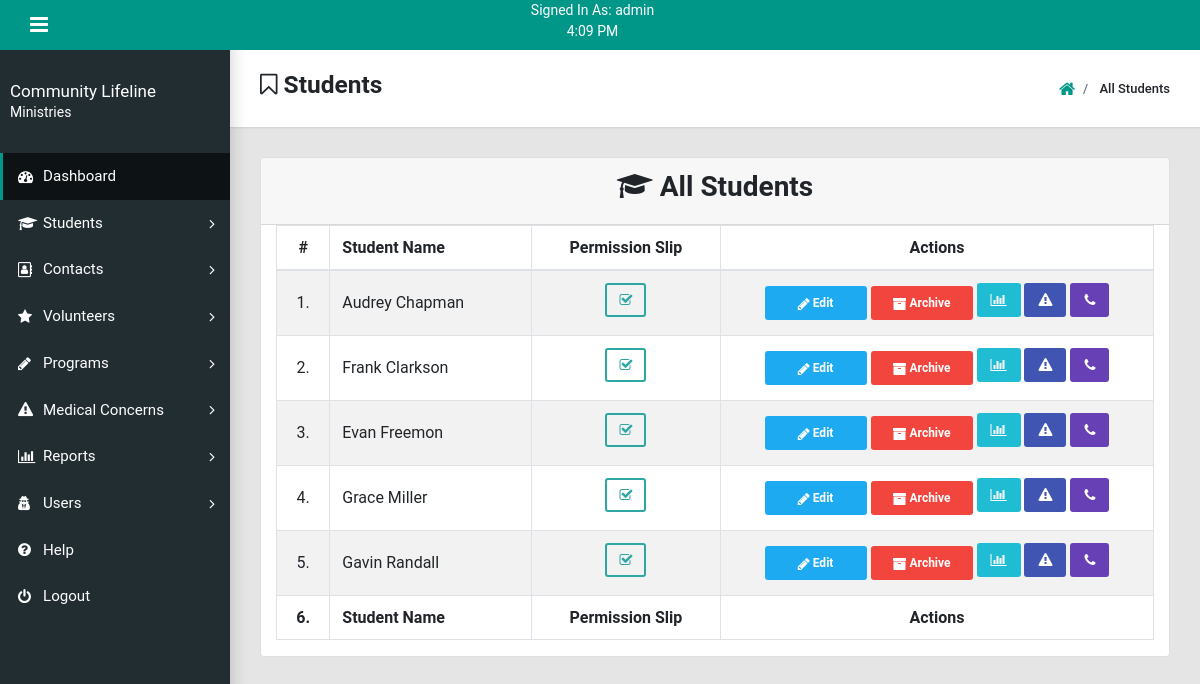
Screenshot of /php-files/show/ShowStudents.php (signed in) with the database file from the repository.
### tables this page shows
CREATE TABLE Students (
  Created_Timestamp      TIMESTAMP DEFAULT now(),
  Last_Updated_Timestamp TIMESTAMP DEFAULT CURRENT_TIMESTAMP,
  Author_Username        VARCHAR(30),
  Id                     INT(10)   AUTO_INCREMENT PRIMARY KEY,
  Active_Student         TINYINT(1),
  First_Name             VARCHAR(30),
  Last_Name              VARCHAR(30),
  Middle_Name            VARCHAR(30),
  Suffix                 VARCHAR(10),
  Gender                 CHAR(1),
  Birth_Date             VARCHAR(30),
  Address_One            VARCHAR(40),
  Address_Two            VARCHAR(40),
  City                   VARCHAR(30),
  State                  CHAR(2),
  Zip                    INT(5),
  Ethnicity              VARCHAR(30),
  School                 VARCHAR(30),
  Permission_Slip        TINYINT(1),
  Birth_Certificate      TINYINT(1),
  Reduced_Lunch_Eligible TINYINT(1),
  IEP                    TINYINT(1)
);

### php-files/show/ShowStudents.php (the view, shortened to what this page needs)
<?php
include("../app-shell/Header.php");
include("../app-shell/Sidebar.php");
include("../../db/config.php");
$queryForAllActiveStudents = "SELECT * FROM Students WHERE Active_Student = 1 ORDER BY Last_Name";
$activeStudentResults = mysqli_query($db, $queryForAllActiveStudents);
?>
<div class="app-title">
    <div>
        <h3><i class="fa fa-bookmark-o"></i> Students</h3>
    </div>
    <ul class="app-breadcrumb breadcrumb">
        <li class="breadcrumb-item"><a href="../index-login/Main-Menu.php"><i class="fa fa-home fa-lg"></i></a></li>
        <li class="breadcrumb-item"> All Students</li>
    </ul>
</div>
<div class="card">
    <div class="card-header">
        <div class="col-12 text-center">
            <h2><i class="fa fa-graduation-cap"></i> All Students</h2>
        </div>
    </div>
    <div class="container">
        <table id="showStudentsTable" class="table table-striped table-bordered table-hover" style="width:100%">
            <thead>
            <tr>
                <th class="text-center align-middle">#</th>
                <th class="align-middle">Student Name</th>
                <th class="text-center align-middle">Permission Slip</th>
                <th class="text-center align-middle">Actions</th>
            </tr>
            </thead>
            <tbody>
            <?php
            while ($activeStudentsRow = mysqli_fetch_array($activeStudentResults, MYSQLI_ASSOC)) {
                $studentIdToSearch = $activeStudentsRow['Id'];
                $studentName = $activeStudentsRow['First_Name'] . " " . $activeStudentsRow['Last_Name'];
                $buttonIcon = "";
                if (($activeStudentsRow['Permission_Slip'] == 1)) {
                    $buttonIcon = "green-check fa fa-check-square-o";
                } else {
                    $buttonIcon = "red-circle fa fa-ban";
                } ?>
                <tr>
                    <td class="text-center align-middle"></td>
                    <td class="align-middle">
                        <?php echo $studentName; ?>
                    </td>
                    <td class="text-center">
                        <button type="button"
                                onclick='launchDocumentsModal(<?php echo $studentIdToSearch; ?>)'
                                class='btn permission-slip-button'>
                            <i class='<?php echo $buttonIcon; ?> mr-0'></i>
                        </button>
                    </td>
                    <td class='text-center '>
                        <div class='left-action-buttons-container d-inline m-auto'>
                            <div class=' d-inline'>
                                <button type='button'
                                        class='btn large-action-buttons edit-button text-sm-center'
                                        onclick='launchEditStudentModal(<?php echo $studentIdToSearch; ?>)'
                                >
                                    <i class='fa fa-pencil mr-0'></i> Edit
                                </button>
                            </div>
                            <div class='d-inline'>
                                <button type='button' class='btn large-action-buttons delete-button text-sm-center'
                                        onclick='launchConfirmArchiveModal(
                                                "<?php echo $studentIdToSearch; ?>",
                                                "ArchiveStudent.php",
                                                "Student",
                                                "<?php echo $studentName; ?>",
                                                "ShowStudents.php"
                                                )'>
                                    <i class='fa fa-archive mr-0'></i> Archive
                                </button>
                            </div>
                        </div>
                        <div class='right-action-buttons-container d-inline'>
                            <span title='Test Scores' data-toggle='tooltip' class='small-action-buttons'>
                                <button type='button' class='btn small-action-buttons test-scores-button '
                                        onclick='launchTestScoresModal(<?php echo $studentIdToSearch; ?>)'>
                                    <i class='fa fa-bar-chart mr-0'></i>
                                </button>
                            </span>
                            <span title='Student Allergies' data-toggle='tooltip' class='small-action-buttons'>
                                <button type='button' class='btn small-action-buttons allergies-button'
                                        onclick='launchMedicalConcernsModal(<?php echo $studentIdToSearch; ?>)'>
                                    <i class='fa fa-warning mr-0'></i>
                                </button>
                            </span>
                            <span title='Student Contacts' data-toggle='tooltip' class='small-action-buttons'>
                                <button type='button' class='btn small-action-buttons contact-button'
                                        onclick='launchContactsModal(<?php echo $studentIdToSearch; ?>)'>
                                    <i class='fa fa-phone mr-0'></i>
                                </button>
                            </span>
                        </div>
                    </td>
                </tr>
            <?php } ?>
            </tbody>
            <tfoot>
            <tr>
                <th class="text-center align-middle"></th>
                <th class="align-middle">Student Name</th>
                <th class="text-center align-middle">Permission Slip</th>
                <th class="text-center align-middle">Actions</th>
            </tr>
            </tfoot>
        </table>
    </div>
</div>
<?php
include("../app-shell/Footer.php");
?>

### css/show-all-table-styles.css (style rules this page uses)
.large-action-buttons { display: inline-block; height: 34px; width: 25%; margin: 3px auto; color: #fff; font-size: 12px; }
.small-action-buttons { display: inline-block; height: 34px; margin: auto; color: #fff; }
.edit-button { background-color: #1EAAF1; }
.delete-button { background-color: #F2453D; }
.contact-button { background-color: #6640B4; }
.allergies-button { background-color: #4055B2; }
.test-scores-button { background-color: #1FBCD3; }
.permission-slip-button { height: 34px; margin: auto; background-color: transparent; border-color: #2EA6A2; }
.left-action-buttons-container { display: inline-block; width: 58%; margin: auto; vertical-align: top; }
.right-action-buttons-container { display: inline-block; width: 40%; margin: auto; vertical-align: top; text-align: center; }
.green-check { color: #2EA6A2; }

### css/form-styles.css (style rules this page uses)
body { font-family: 'Roboto', sans-serif; }

### css/table-styles.css (style rules this page uses)
*, *:after, *::before { -webkit-box-sizing: border-box; -moz-box-sizing: border-box; box-sizing: border-box; }

### css/attendance-page-styles.css (style rules this page uses)
.right-action-buttons-container { display: inline-block; width: 40%; margin: auto; vertical-align: top; text-align: center; }

### rows the page displays
students: studentName "Audrey Chapman", Permission_Slip 1 (drawn)
students: studentName "Frank Clarkson", Permission_Slip 1 (drawn)
students: studentName "Evan Freemon", Permission_Slip 1 (drawn)
students: studentName "Grace Miller", Permission_Slip 1 (drawn)
students: studentName "Gavin Randall", Permission_Slip 1 (drawn)

### other values shown
$userLoggedIn "admin"
